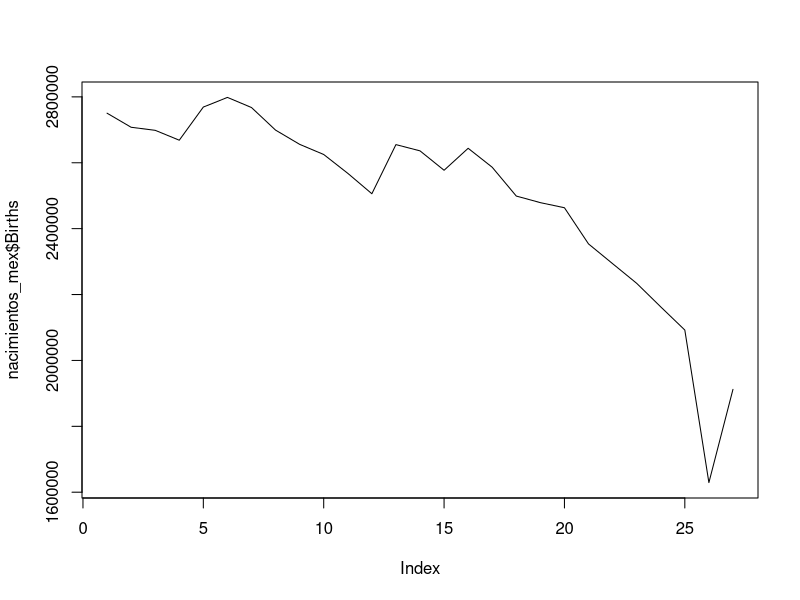
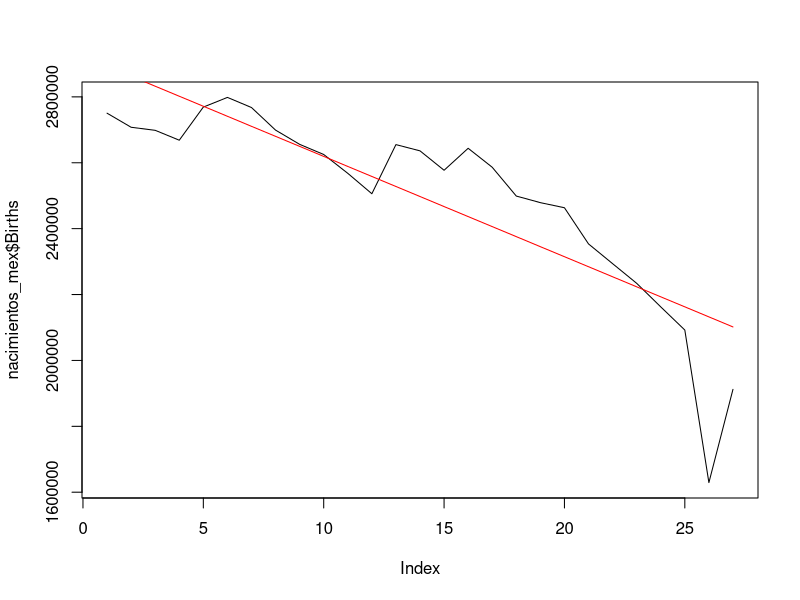
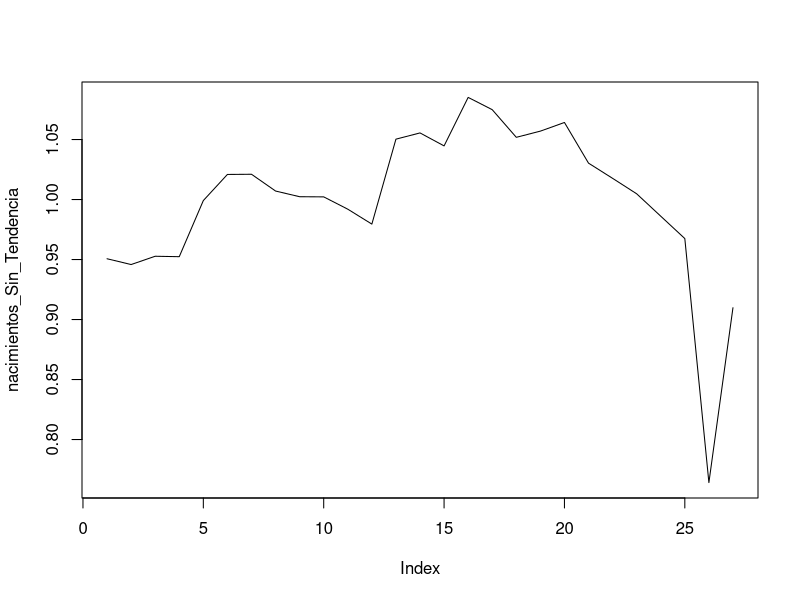
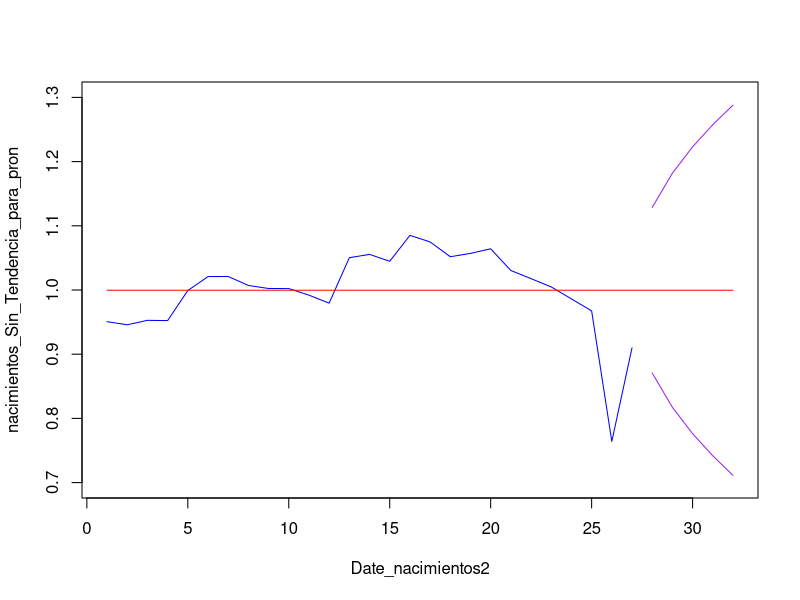
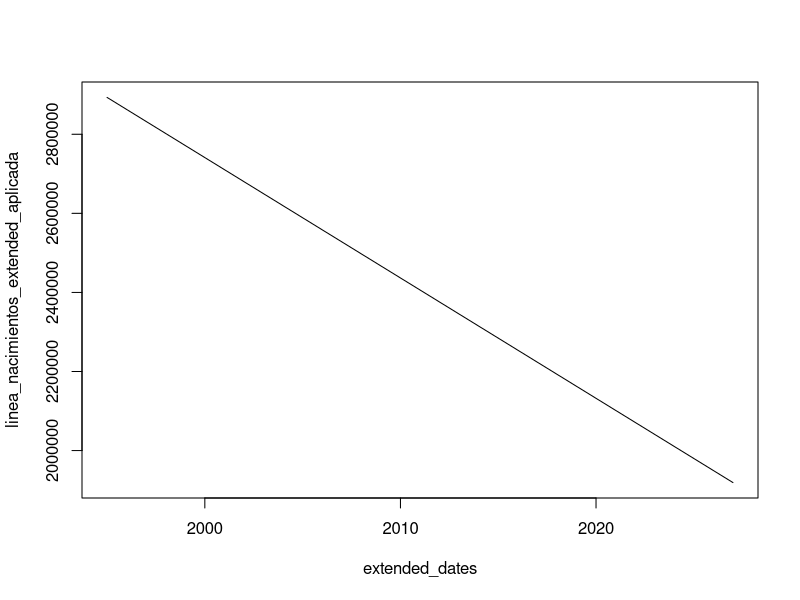
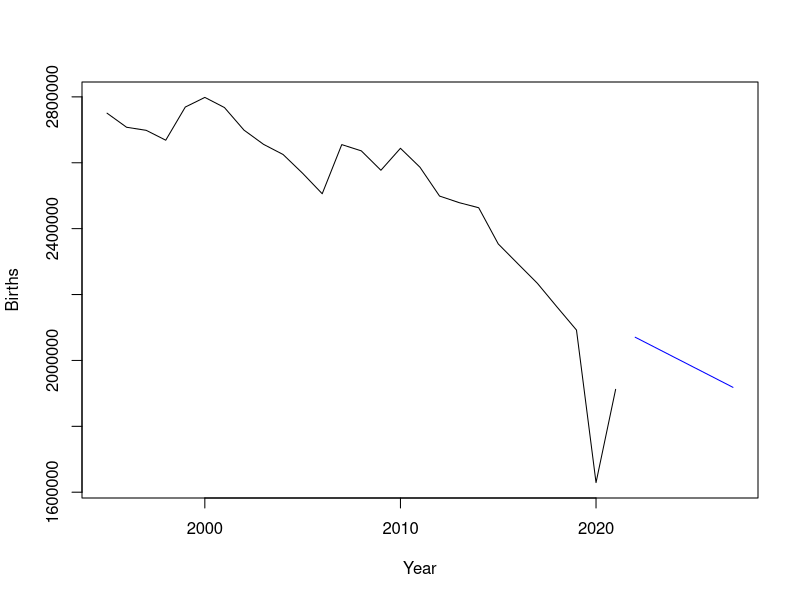
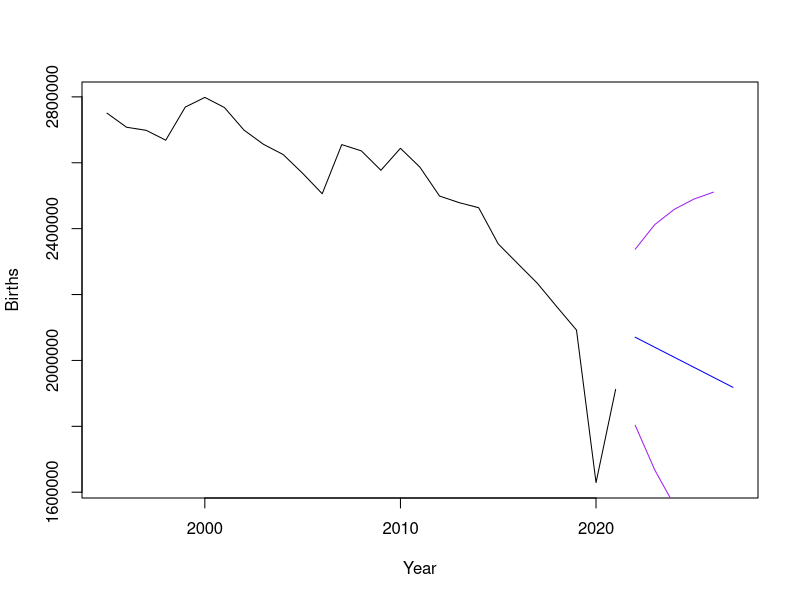

Reproduce these figures in R, in order.
## ---- chunk 1
knitr::opts_chunk$set(echo = TRUE)
## ---- chunk 2
install.packages("readxl")

library("readxl")


nacimientos_mex <-read_excel("Nacimientos_MEX1.xlsx")
## ---- chunk 3
nacimientos_mex
summary(nacimientos_mex)
typeof(nacimientos_mex)
dim(nacimientos_mex)
## ---- chunk 4

plot(nacimientos_mex$Births,type="l")
## ---- chunk 5

linea_nacimientos<-lm(Births~Date, data=nacimientos_mex)
linea_nacimientos
## ---- chunk 6
linea_nacimientos_aplicada <- predict(linea_nacimientos, newdata = data.frame(Date = nacimientos_mex$Date))

linea_nacimientos_aplicada

## ---- chunk 7
plot(nacimientos_mex$Births, type="l")
lines(linea_nacimientos_aplicada, col = "red")
## ---- chunk 8
nacimientos_Sin_Tendencia<-nacimientos_mex$Births/linea_nacimientos_aplicada

plot(nacimientos_Sin_Tendencia, type="l")
## ---- chunk 9
media_nacimientos_ST<-mean(nacimientos_Sin_Tendencia)
media_nacimientos_ST

## ---- chunk 10
Error_est_nacimientos<-nacimientos_Sin_Tendencia-media_nacimientos_ST
Error_est_nacimientos

sd_est_nacimientos<-sd(Error_est_nacimientos)
sd_est_nacimientos

## ---- chunk 11
##Creamos un eje x que incluya a los 27 datos + 5 que se pronosticarán
Date_nacimientos2<-c(1:32)


## Creamos el vector de datos que incluirá los  datos históricos de nacimientos sin tendencia + 5 valores NA a pronosticar
nacimientos_Sin_Tendencia_para_pron<-c(nacimientos_Sin_Tendencia, rep(NA, times=5))
nacimientos_Sin_Tendencia_para_pron


## Entonces el mejor pronóstico que tenemos para eata técnica es la media de la serie sin tendencia 
estimacion_nacimientos <- rep(media_nacimientos_ST, times=32)
estimacion_nacimientos


## ---- chunk 12
tao<-c(1:5)
Lim_nacimientos<-2*sd_est_nacimientos*tao^.5
Lim_nacimientos
## ---- chunk 13

LI_naci<-c(rep(NA, times=27), media_nacimientos_ST-Lim_nacimientos)
LI_naci

LS_naci<-c(rep(NA, times=27), media_nacimientos_ST+Lim_nacimientos)
LS_naci

plot(Date_nacimientos2, nacimientos_Sin_Tendencia_para_pron, type="l", ylim = c(0.7,1.3) ,col="Blue")

lines(estimacion_nacimientos, col="Red")
lines(LI_naci, col="Purple")
lines(LS_naci, col="Purple")
## ---- chunk 14
# create a new data set with 5 additional years
extended_dates <- seq(as.Date("1995-01-01"), as.Date("2027-01-01"), by = "year")
extended_nacimientos_mex <- data.frame(Date = extended_dates, 
                                       Births = rep(NA, length(extended_dates)))

extended_nacimientos_mex
## ---- chunk 15
# copy the original data to the new data set
extended_nacimientos_mex$Births[1:length(nacimientos_mex$Births)] <- nacimientos_mex$Births
extended_nacimientos_mex

# fit the model with the extended data set
linea_nacimientos_extended <- lm(Births ~ Date, data = extended_nacimientos_mex)
linea_nacimientos_extended

## ---- chunk 16
# predict values for the extended date range
linea_nacimientos_extended_aplicada <- predict(linea_nacimientos_extended, 
                                                newdata = data.frame(Date = extended_dates))
linea_nacimientos_extended_aplicada

# plot the predicted values
plot(extended_dates, linea_nacimientos_extended_aplicada, type = "l")
## ---- chunk 17

##Creando el vector original + los valores a predecir como NAs
nacimientos_original_para_pron<-c(nacimientos_mex$Births, rep(NA, times=6))
nacimientos_original_para_pron
dim(nacimientos_original_para_pron)


Est_punt_nacimientos<-c(rep(NA, times=27), media_nacimientos_ST*linea_nacimientos_extended_aplicada[28:33])
Est_punt_nacimientos

# plot the original data and the predicted values together
plot(extended_dates, nacimientos_original_para_pron, type="l", xlab="Year", ylab="Births")
lines(extended_dates, Est_punt_nacimientos, col="blue")




## ---- chunk 18

LI_naci_ajustado<-c(rep(NA, times=27), LI_naci[28:33]*linea_nacimientos_extended_aplicada[28:33])
LI_naci_ajustado

LS_naci_ajustado<-c(rep(NA, times=27), LS_naci[28:33]*linea_nacimientos_extended_aplicada[28:33])
LS_naci_ajustado

# plot the original data and the predicted values together
plot(extended_dates, nacimientos_original_para_pron, type="l", xlab="Year", ylab="Births")
lines(extended_dates, Est_punt_nacimientos, col="blue")
x_vals <- c(rep(NA, times = 27), extended_dates[28:33])

lines(x_vals, LI_naci_ajustado, col = "purple")
lines(x_vals, LS_naci_ajustado, col = "purple")


## ---- chunk 19
df_demanda_nacimientoMex_pronostico<-data.frame(nacimientos_original_para_pron,
                                                Est_punt_nacimientos, LI_naci_ajustado, LS_naci_ajustado)
View(df_demanda_nacimientoMex_pronostico)
